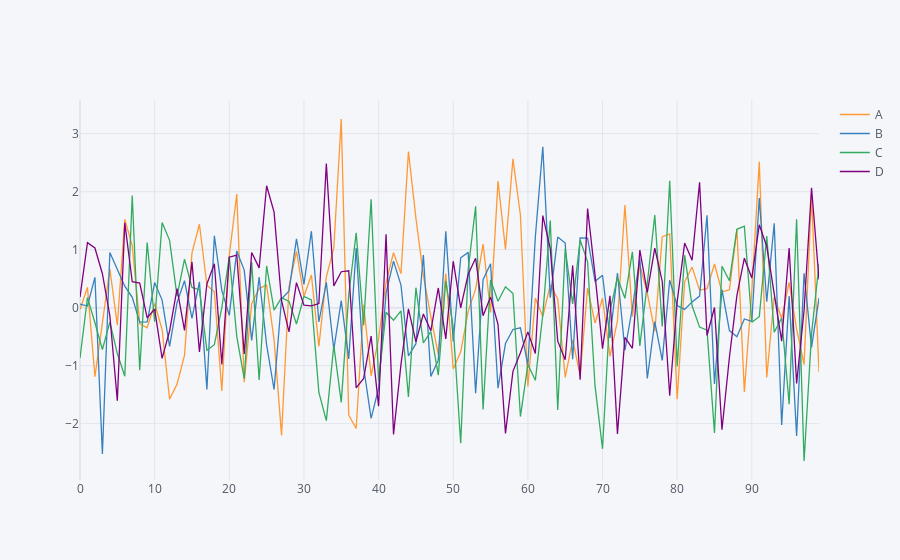

Write notebook code for a chart like this one.
### Markdown cell above
### Line plot

### Code cell
df1.iplot()
